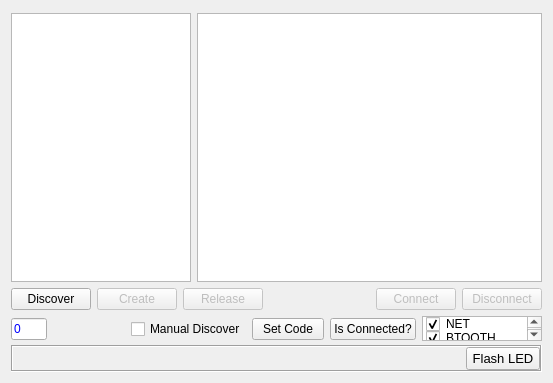
<?xml version="1.0" encoding="UTF-8"?>
<ui version="4.0">
 <class>FormDiscover</class>
 <widget class="QWidget" name="FormDiscover">
  <property name="geometry">
   <rect>
    <x>0</x>
    <y>0</y>
    <width>553</width>
    <height>383</height>
   </rect>
  </property>
  <property name="windowTitle">
   <string>Form</string>
  </property>
  <layout class="QVBoxLayout" name="verticalLayout" stretch="20,2,2,2">
   <property name="spacing">
    <number>2</number>
   </property>
   <item>
    <widget class="QFrame" name="frame">
     <property name="frameShape">
      <enum>QFrame::NoFrame</enum>
     </property>
     <property name="frameShadow">
      <enum>QFrame::Raised</enum>
     </property>
     <layout class="QHBoxLayout" name="horizontalLayout">
      <property name="leftMargin">
       <number>0</number>
      </property>
      <property name="topMargin">
       <number>2</number>
      </property>
      <property name="rightMargin">
       <number>0</number>
      </property>
      <property name="bottomMargin">
       <number>2</number>
      </property>
      <item>
       <widget class="QListWidget" name="listWidget">
        <property name="sizePolicy">
         <sizepolicy hsizetype="Fixed" vsizetype="Expanding">
          <horstretch>0</horstretch>
          <verstretch>0</verstretch>
         </sizepolicy>
        </property>
        <property name="maximumSize">
         <size>
          <width>180</width>
          <height>16777215</height>
         </size>
        </property>
        <property name="font">
         <font>
          <family>Courier 10 Pitch</family>
          <pointsize>9</pointsize>
         </font>
        </property>
        <property name="styleSheet">
         <string notr="true">color: rgb(0, 0, 255);</string>
        </property>
       </widget>
      </item>
      <item>
       <widget class="QTextEdit" name="textEdit">
        <property name="font">
         <font>
          <family>Courier 10 Pitch</family>
          <pointsize>9</pointsize>
         </font>
        </property>
        <property name="autoFillBackground">
         <bool>false</bool>
        </property>
        <property name="styleSheet">
         <string notr="true">color: rgb(0, 0, 255);</string>
        </property>
        <property name="verticalScrollBarPolicy">
         <enum>Qt::ScrollBarAsNeeded</enum>
        </property>
        <property name="horizontalScrollBarPolicy">
         <enum>Qt::ScrollBarAlwaysOff</enum>
        </property>
        <property name="readOnly">
         <bool>true</bool>
        </property>
       </widget>
      </item>
     </layout>
    </widget>
   </item>
   <item>
    <widget class="QFrame" name="fraControls">
     <property name="frameShape">
      <enum>QFrame::NoFrame</enum>
     </property>
     <property name="frameShadow">
      <enum>QFrame::Raised</enum>
     </property>
     <layout class="QHBoxLayout" name="horizontalLayout_2">
      <property name="leftMargin">
       <number>0</number>
      </property>
      <property name="topMargin">
       <number>2</number>
      </property>
      <property name="rightMargin">
       <number>0</number>
      </property>
      <property name="bottomMargin">
       <number>2</number>
      </property>
      <item>
       <widget class="QPushButton" name="cmdDiscover">
        <property name="text">
         <string>Discover</string>
        </property>
       </widget>
      </item>
      <item>
       <widget class="QPushButton" name="cmdCreate">
        <property name="enabled">
         <bool>false</bool>
        </property>
        <property name="text">
         <string>Create</string>
        </property>
       </widget>
      </item>
      <item>
       <widget class="QPushButton" name="cmdRelease">
        <property name="enabled">
         <bool>false</bool>
        </property>
        <property name="text">
         <string>Release</string>
        </property>
       </widget>
      </item>
      <item>
       <spacer name="horizontalSpacer">
        <property name="orientation">
         <enum>Qt::Horizontal</enum>
        </property>
        <property name="sizeHint" stdset="0">
         <size>
          <width>120</width>
          <height>20</height>
         </size>
        </property>
       </spacer>
      </item>
      <item>
       <widget class="QPushButton" name="cmdConnect">
        <property name="enabled">
         <bool>false</bool>
        </property>
        <property name="text">
         <string>Connect</string>
        </property>
       </widget>
      </item>
      <item>
       <widget class="QPushButton" name="cmdDisconnect">
        <property name="enabled">
         <bool>false</bool>
        </property>
        <property name="text">
         <string>Disconnect</string>
        </property>
       </widget>
      </item>
     </layout>
    </widget>
   </item>
   <item>
    <widget class="QFrame" name="fraDescriptor">
     <property name="frameShape">
      <enum>QFrame::NoFrame</enum>
     </property>
     <property name="frameShadow">
      <enum>QFrame::Raised</enum>
     </property>
     <layout class="QHBoxLayout" name="horizontalLayout_3">
      <property name="leftMargin">
       <number>0</number>
      </property>
      <property name="topMargin">
       <number>0</number>
      </property>
      <property name="rightMargin">
       <number>0</number>
      </property>
      <property name="bottomMargin">
       <number>0</number>
      </property>
      <item>
       <widget class="QLineEdit" name="leNumDevs">
        <property name="maximumSize">
         <size>
          <width>36</width>
          <height>16777215</height>
         </size>
        </property>
        <property name="toolTip">
         <string>Descriptor array size</string>
        </property>
        <property name="styleSheet">
         <string notr="true">color: rgb(0, 0, 255);</string>
        </property>
        <property name="text">
         <string>0</string>
        </property>
       </widget>
      </item>
      <item>
       <widget class="QLabel" name="lblDevicesFound">
        <property name="font">
         <font>
          <family>Courier 10 Pitch</family>
         </font>
        </property>
        <property name="text">
         <string/>
        </property>
       </widget>
      </item>
      <item>
       <widget class="QCheckBox" name="chkManual">
        <property name="text">
         <string>Manual Discover</string>
        </property>
       </widget>
      </item>
      <item>
       <widget class="QPushButton" name="cmdSetCode">
        <property name="minimumSize">
         <size>
          <width>72</width>
          <height>0</height>
         </size>
        </property>
        <property name="maximumSize">
         <size>
          <width>60</width>
          <height>16777215</height>
         </size>
        </property>
        <property name="text">
         <string>Set Code</string>
        </property>
       </widget>
      </item>
      <item>
       <widget class="QPushButton" name="cmdIsConnected">
        <property name="text">
         <string>Is Connected?</string>
        </property>
       </widget>
      </item>
      <item>
       <widget class="QListWidget" name="lstInterface">
        <property name="minimumSize">
         <size>
          <width>0</width>
          <height>0</height>
         </size>
        </property>
        <property name="maximumSize">
         <size>
          <width>120</width>
          <height>25</height>
         </size>
        </property>
        <item>
         <property name="text">
          <string>NET</string>
         </property>
         <property name="font">
          <font>
           <pointsize>9</pointsize>
          </font>
         </property>
         <property name="checkState">
          <enum>Checked</enum>
         </property>
        </item>
        <item>
         <property name="text">
          <string>BTOOTH</string>
         </property>
         <property name="font">
          <font>
           <pointsize>9</pointsize>
          </font>
         </property>
         <property name="checkState">
          <enum>Checked</enum>
         </property>
        </item>
       </widget>
      </item>
     </layout>
    </widget>
   </item>
   <item>
    <widget class="QFrame" name="fraInfoStat">
     <property name="font">
      <font>
       <pointsize>10</pointsize>
      </font>
     </property>
     <property name="frameShape">
      <enum>QFrame::Box</enum>
     </property>
     <property name="frameShadow">
      <enum>QFrame::Sunken</enum>
     </property>
     <layout class="QHBoxLayout" name="horizontalLayout_4">
      <property name="leftMargin">
       <number>0</number>
      </property>
      <property name="topMargin">
       <number>0</number>
      </property>
      <property name="rightMargin">
       <number>0</number>
      </property>
      <property name="bottomMargin">
       <number>0</number>
      </property>
      <item>
       <widget class="QLabel" name="lblInfo">
        <property name="sizePolicy">
         <sizepolicy hsizetype="Preferred" vsizetype="Minimum">
          <horstretch>0</horstretch>
          <verstretch>0</verstretch>
         </sizepolicy>
        </property>
        <property name="minimumSize">
         <size>
          <width>400</width>
          <height>16</height>
         </size>
        </property>
        <property name="maximumSize">
         <size>
          <width>16777215</width>
          <height>16</height>
         </size>
        </property>
        <property name="font">
         <font>
          <family>Courier 10 Pitch</family>
          <pointsize>8</pointsize>
         </font>
        </property>
        <property name="styleSheet">
         <string notr="true">color: rgb(0, 0, 255);</string>
        </property>
        <property name="text">
         <string/>
        </property>
        <property name="margin">
         <number>2</number>
        </property>
       </widget>
      </item>
      <item>
       <widget class="QPushButton" name="cmdFlashLED">
        <property name="maximumSize">
         <size>
          <width>74</width>
          <height>16777215</height>
         </size>
        </property>
        <property name="text">
         <string>Flash LED</string>
        </property>
       </widget>
      </item>
     </layout>
    </widget>
   </item>
  </layout>
 </widget>
 <resources/>
 <connections/>
</ui>
